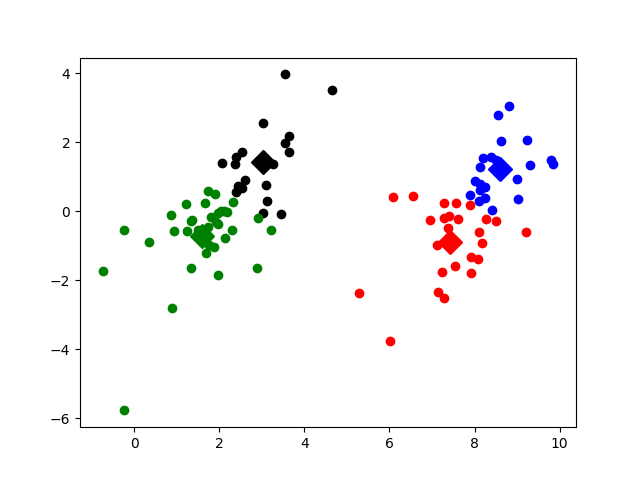

Recreate this plot in Python.
#coding:utf-8

#################################################
# kmeans: k-means cluster
# Author : lengyongcai
# Date   : 2016-4-25
# Email  : lyongcai@126.com
#################################################

from numpy import *
import time
import matplotlib.pyplot as plt


# calculate Euclidean distance
def euclDistance(vector1, vector2):
    return sqrt(sum(power(vector2 - vector1, 2)))

# init centroids with random samples
def initCentroids(dataSet, k):
    numSamples, dim = dataSet.shape
    centroids = zeros((k, dim))
    for i in range(k):
        index = int(random.uniform(0, numSamples))
        centroids[i, :] = dataSet[index, :]
    return centroids


# k-means cluster
def kmeans(dataSet, k):
    numSamples = dataSet.shape[0]
    # first column stores which cluster this sample belongs to,
    # second column stores the error between this sample and its centroid
    clusterAssment = mat(zeros((numSamples, 2)))
    clusterChanged = True

    ## step 1: init centroids
    centroids = initCentroids(dataSet, k)

    while clusterChanged:
        clusterChanged = False
        ## for each sample
        for i in xrange(numSamples):
            minDist = 100000.0
            minIndex = 0
            # for each centroid
            # step 2: find the centroid who is closest
            for j in range(k):
                distance = euclDistance(centroids[j, :], dataSet[i, :])
                if distance < minDist:
                    minDist = distance
                    minIndex = j

                    # step 3: update its cluster
            if clusterAssment[i, 0] != minIndex:
                clusterChanged = True
                clusterAssment[i, :] = minIndex, minDist ** 2

        # step 4: update centroids
        for j in range(k):
            pointsInCluster = dataSet[nonzero(clusterAssment[:, 0].A == j)[0]]
            centroids[j, :] = mean(pointsInCluster, axis=0)

    print 'Congratulations, cluster complete!'
    return centroids, clusterAssment


# show your cluster only available with 2-D data
def showCluster(dataSet, k, centroids, clusterAssment):
    numSamples, dim = dataSet.shape
    if dim != 2:
        print "Sorry! I can not draw because the dimension of your data is not 2!"
        return 1

    mark = ['or', 'ob', 'og', 'ok', '^r', '+r', 'sr', 'dr', '<r', 'pr']
    if k > len(mark):
        print "Sorry! Your k is too large! please contact Zouxy"
        return 1

        # draw all samples
    for i in xrange(numSamples):
        markIndex = int(clusterAssment[i, 0])
        plt.plot(dataSet[i, 0], dataSet[i, 1], mark[markIndex])

    mark = ['Dr', 'Db', 'Dg', 'Dk', '^b', '+b', 'sb', 'db', '<b', 'pb']
    # draw the centroids
    for i in range(k):
        plt.plot(centroids[i, 0], centroids[i, 1], mark[i], markersize=12)

    plt.show()


################## k-means #####################

# step 1: load data
print "step 1: load data..."
dataSet = []
fileIn = open('./testSet.txt')
for line in fileIn.readlines():
    lineArr = line.strip().split('\t')
    dataSet.append([float(lineArr[0]), float(lineArr[1])])

# step 2: clustering...
print "step 2: clustering..."
dataSet = mat(dataSet)
k = 4
centroids, clusterAssment = kmeans(dataSet, k)

# step 3: show the result
print "step 3: show the result..."
showCluster(dataSet, k, centroids, clusterAssment)
